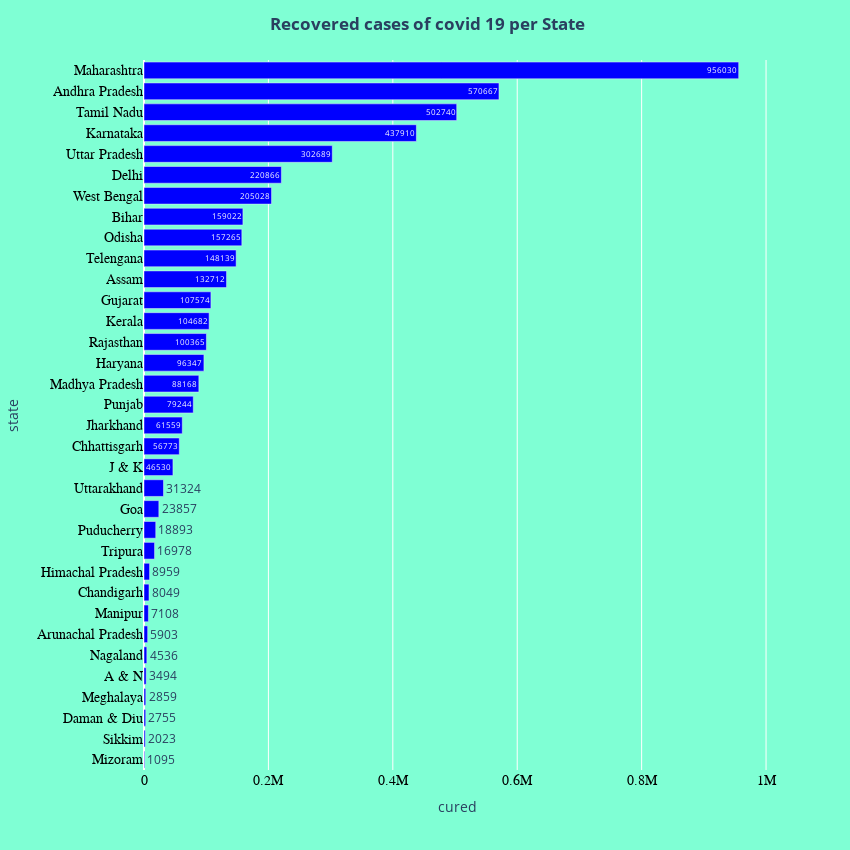

Notebook code cell kept with this figure:
### Code cell
recovered = merged.sort_values('cured', ascending = True)
highr = recovered.head(10)
lowr = recovered.tail(10)

fig = px.bar(recovered, x="cured", y="state", orientation='h', text = 'cured')
fig.update_layout(
    title_text='<b> Recovered cases of covid 19 per State<b>',
    title_x=0.5,
    paper_bgcolor='aquamarine',
    plot_bgcolor = "aquamarine",
    autosize=False,
    width= 850,
    height= 850)
fig.update_traces(marker_color='blue')
fig.update_xaxes(tickfont=dict(family='Rockwell', color='black', size=14))
fig.update_yaxes(tickfont=dict(family='Rockwell', color='black', size=14))
fig.show()

### Figure 1 — Plotly figure (JSON) as saved in the notebook; plotly's stock layout.template omitted (floating-point values rounded to 4 significant figures)
{"data": [{"alignmentgroup": "True", "hovertemplate": "cured=%{text}<br>state=%{y}<extra></extra>", "legendgroup": "", "marker": {"color": "blue"}, "name": "", "offsetgroup": "", "orientation": "h", "showlegend": false, "text": [1095, 2023, 2755, 2859, 3494, 4536, 5903, 7108, 8049, 8959, 16978, 18893, 23857, 31324, 46530, 56773, 61559, 79244, 88168, 96347, 100365, 104682, 107574, 132712, 148139, 157265, 159022, 205028, 220866, 302689, 437910, 502740, 570667, 956030], "textposition": "auto", "type": "bar", "x": [1095, 2023, 2755, 2859, 3494, 4536, 5903, 7108, 8049, 8959, 16978, 18893, 23857, 31324, 46530, 56773, 61559, 79244, 88168, 96347, 100365, 104682, 107574, 132712, 148139, 157265, 159022, 205028, 220866, 302689, 437910, 502740, 570667, 956030], "xaxis": "x", "y": ["Mizoram", "Sikkim", "Daman & Diu", "Meghalaya", "A & N", "Nagaland", "Arunachal Pradesh", "Manipur", "Chandigarh", "Himachal Pradesh", "Tripura", "Puducherry", "Goa", "Uttarakhand", "J & K", "Chhattisgarh", "Jharkhand", "Punjab", "Madhya Pradesh", "Haryana", "Rajasthan", "Kerala", "Gujarat", "Assam", "Telengana", "Odisha", "Bihar", "West Bengal", "Delhi", "Uttar Pradesh", "Karnataka", "Tamil Nadu", "Andhra Pradesh", "Maharashtra"], "yaxis": "y"}], "layout": {"autosize": false, "barmode": "relative", "height": 850, "legend": {"tracegroupgap": 0}, "margin": {"t": 60}, "paper_bgcolor": "aquamarine", "plot_bgcolor": "aquamarine", "title": {"text": "<b> Recovered cases of covid 19 per State<b>", "x": 0.5}, "width": 850, "xaxis": {"anchor": "y", "domain": [0, 1], "tickfont": {"color": "black", "family": "Rockwell", "size": 14}, "title": {"text": "cured"}, "type": "linear", "range": [0, 1006000.0], "autorange": true}, "yaxis": {"anchor": "x", "domain": [0, 1], "tickfont": {"color": "black", "family": "Rockwell", "size": 14}, "title": {"text": "state"}, "type": "category", "range": [-0.5, 33.5], "autorange": true}}}
